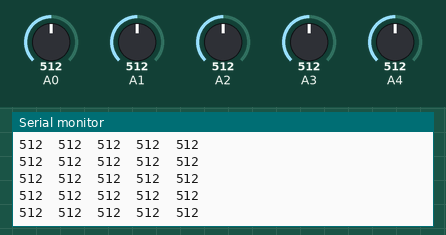
Simulated run of this sketch. Board: Arduino Uno, built with avr-gcc and run on an emulated ATmega328P. On the bench: the last lines printed to the serial monitor. The test bench sets the inputs (shaded band); at power-on: A0 = 512, A1 = 512, A2 = 512, A3 = 512, A4 = 512.

Above: at 1.2 s.
1.3 s: A0 set to 716
At 1.32 s:
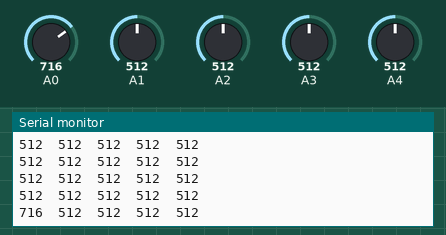
2.8 s: A1 set to 716
At 2.85 s:
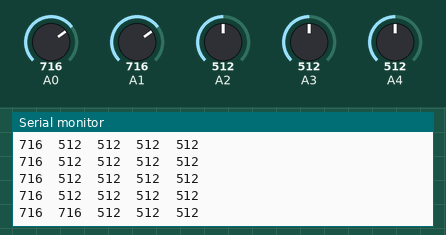
4.3 s: A2 set to 716
At 4.37 s:
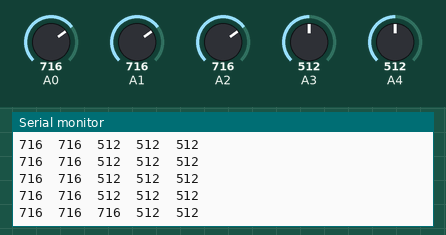
5.8 s: A3 set to 716
At 5.89 s:
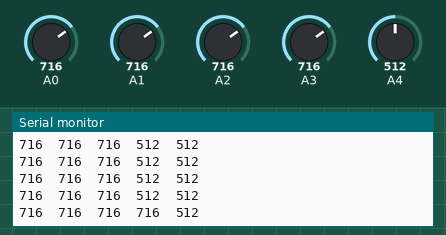
7.3 s: A4 set to 716
At 7.31 s:
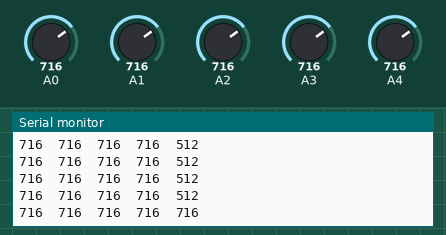
8.8 s: A0 set to 992
At 8.83 s:
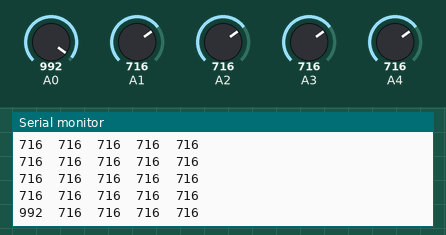
Timing chart, 0 to 11.3 s (numbered marks = the images above; inputs shaded):
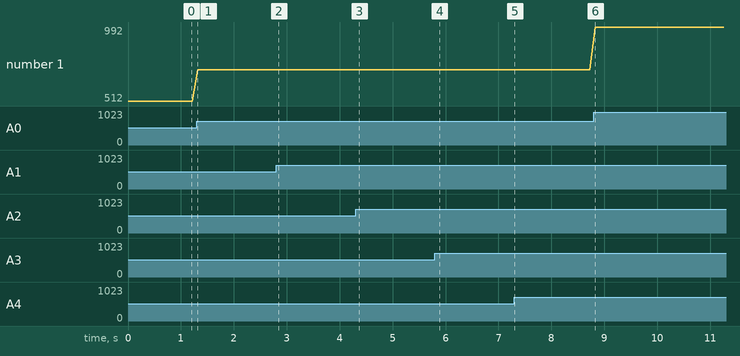

The sketch:

unpowered_limitfinding.ino
```cpp
//M1: 70, 980
//M2:600, 265
//M3:30, 490
//M4:45, 1000
//M5:650, 350


void setup() {
Serial.begin(115200);

 pinMode(A0,INPUT);
 pinMode(A1,INPUT);
 pinMode(A2,INPUT);
 pinMode(A3,INPUT);
 pinMode(A4,INPUT);

}

void loop(){
 for(int i = 0; i < 5; i++){
  Serial.print(analogRead(i));
  Serial.print("\t");

 }
  Serial.println();
  delay(100);

}
```

Measured:
- after the input at 1.3 s, the serial monitor: prints a new line at once (image 1)
- after the input at 2.8 s, the serial monitor: prints a new line at once (image 2)
- after the input at 4.3 s, the serial monitor: prints a new line after 0.06 s (image 3)
- after the input at 5.8 s, the serial monitor: prints a new line after 0.08 s (image 4)
- after the input at 7.3 s, the serial monitor: prints a new line at once (image 5)
- after the input at 8.8 s, the serial monitor: prints a new line at once (image 6)
- plotted number 1: 512 → 716 after the input at 1.3 s, 716 → 992 after the input at 8.8 s
